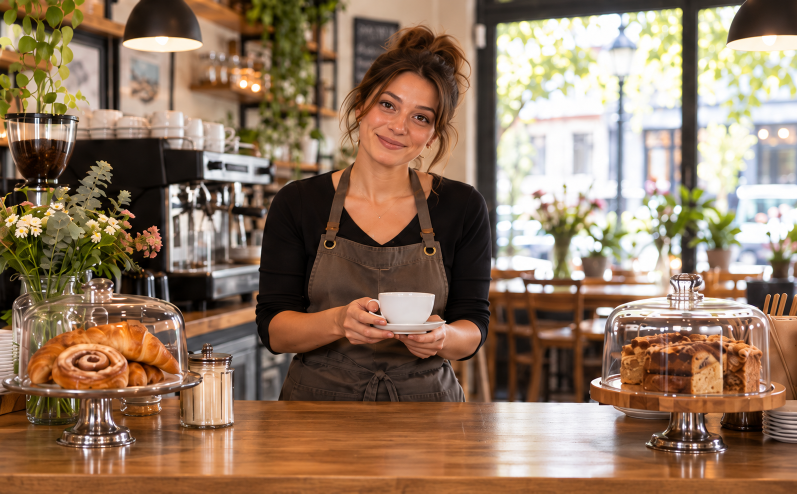
#> input picture assets/cafe-hero.png, 1594 x 987 px (shown at 1/2 size); its folder holds only this picture in this run
$ python optimize-assets.py ../assets/cafe-hero.png
#> lines starting #> are read from the running program, lines starting #| are printed output that depends on the picture
"""Optional source-asset encoding. Normal Node builds use the tracked results.

Python dependencies: Pillow==12.3.0, fonttools[woff]==4.68.0.
Creates responsive copies without cropping and subsets the site's Latin fonts.
Original PNG/TTF sources and licenses remain unchanged. Only tracked results ship.
"""
from pathlib import Path
import sys

root = Path(__file__).resolve().parent.parent
# Optional local dependency folder; normal Node builds never execute this script.
sys.path.insert(0, str(root / ".dev" / "pydeps"))
from PIL import Image
from fontTools.ttLib import TTFont
from fontTools import subset

assets = root / "assets"
for name in ([] if "--fonts-only" in sys.argv else ["cafe-hero", "resources-banner"]):
    with Image.open(assets / f"{name}.png") as image:
        # Keep the largest responsive candidate within the public build budget.
#> image is the input picture: PIL image 1594x987 RGB; mean R, G, B 144.6, 118.8, 96.3
        quality = 62 if name == "cafe-hero" else 88
        image.convert("RGB").save(assets / f"{name}.webp", quality=quality, method=6)
        if name == "cafe-hero":
            for width in [480, 800, 1200]:
                height = round(image.height * width / image.width)
                image.convert("RGB").resize((width, height), Image.Resampling.LANCZOS).save(
                    assets / f"{name}-{width}.webp", quality=84, method=6
                )
#> this loop made 3 passes
#> pass 1, `image.convert("RGB").resize((width, height), Image.Resampling.LANCZOS)..`:
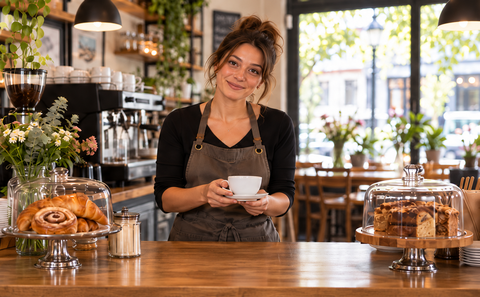
#> saved as cafe-hero-480.webp: PIL image 480x297 RGB; mean R, G, B 144.6, 118.8, 96.3
#> pass 2, `image.convert("RGB").resize((width, height), Image.Resampling.LANCZOS)..`:
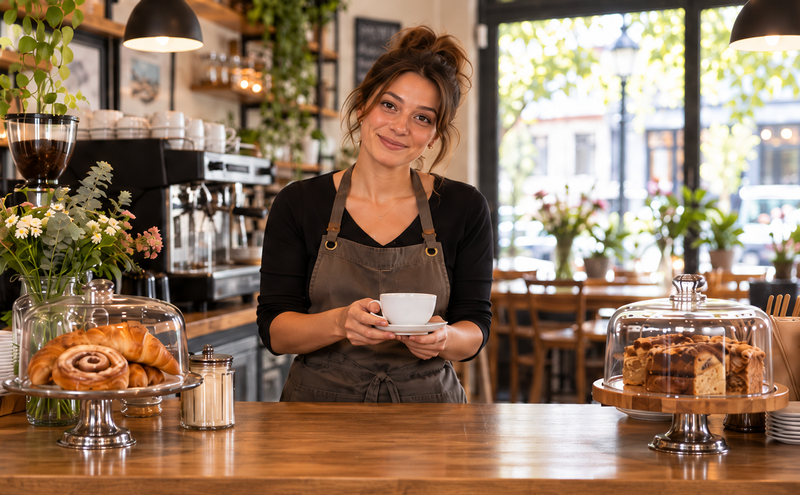
#> saved as cafe-hero-800.webp: PIL image 800x495 RGB; mean R, G, B 144.6, 118.8, 96.3
#> (the run stopped early here; a loop or call above may not have finished)
